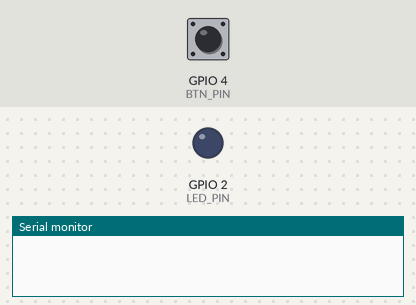
A sketch run on a simulated ESP32. On the bench: output pins drawn as LEDs (lit = HIGH), the last lines printed to the serial monitor. The test bench sets the inputs (shaded band); at power-on: GPIO 4 (BTN_PIN) HIGH.

Above: at 1.2 s.
1.3 s: GPIO 4 (BTN_PIN) pulled LOW for 0.15 s
At 2.5 s:
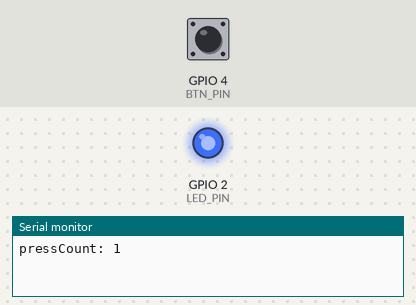
2.9 s: GPIO 4 (BTN_PIN) pulled LOW for 1 s
At 4.0 s:
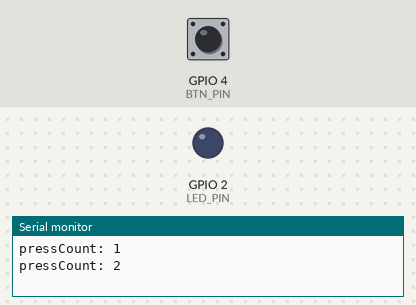
5.4 s: GPIO 4 (BTN_PIN) pulled LOW for 3.2 s
At 5.8 s:
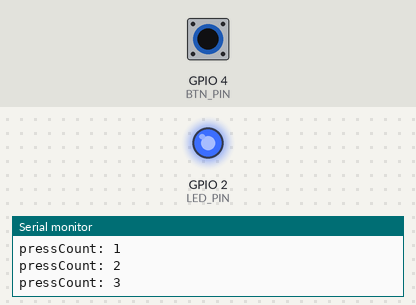
Timing chart, 0 to 8.4 s (numbered marks = the images above; inputs shaded):
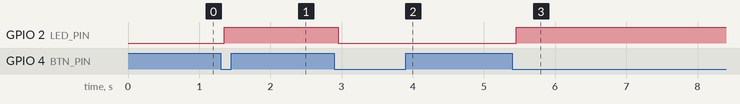

Measured:
- after the input at 1.3 s, GPIO 2 (LED_PIN): LOW → HIGH after 0.05 s
- after the input at 2.9 s, GPIO 2 (LED_PIN): HIGH → LOW after 0.05 s
- after the input at 5.4 s, GPIO 2 (LED_PIN): LOW → HIGH after 0.05 s

The sketch:

sketch.ino
```cpp
//IDLE  没有任何动作 且ButtonState是HIGH
//DEBOUNCING   reading是LOW  但是不确定
//PRESSED 按钮确定被按下了
//IDLE --> 等待按下 --> 按下后记录当前的lastDebounceTime --> DEBOUNCING --> 检查是否是稳定按下了
//--> 如果reading是HIGH,就是抖动 不用管  如果是LOW且超过50ms就是确定被按下 LED状态产生变化 --> PRESSED
// --> 等待被松开 当检测到如果reading是HIGH 就恢复IDLE
enum ButtonState{
  IDLE,
  DEBOUNCING,
  PRESSED
};

ButtonState btnState = IDLE;
ButtonState lastPrintedState = IDLE;
unsigned long lastDebounceTime = 0;
const unsigned long DEBOUNCE_DELAY = 50;

const int LED_PIN = 2;
const int BTN_PIN = 4;

bool ledState = false;
int pressCount = 0;


void setup(){
  pinMode(LED_PIN, OUTPUT);
  pinMode(BTN_PIN, INPUT_PULLUP);
  Serial.begin(115200);

}
 void loop(){

  int reading = digitalRead(BTN_PIN);

  switch(btnState){
    case IDLE:
    if(reading == LOW){
      lastDebounceTime = millis();
      btnState = DEBOUNCING;
    }

    break;
    case DEBOUNCING:
    if(reading == HIGH){
      btnState = IDLE;
    }else if(millis() - lastDebounceTime > DEBOUNCE_DELAY){
      ledState =!ledState;
      digitalWrite(LED_PIN,ledState ? HIGH:LOW);
      btnState = PRESSED;
     pressCount ++;
    Serial.print("pressCount: ");
    Serial.println(pressCount);
    }
    // if(millis() - lastDebounceTime > DEBOUNCE_DELAY){
    //   ledState =!ledState;
    //   digitalWrite(LED_PIN,ledState);
    //   btnState = PRESSED;
    // }else if(reading == HIGH){
    //   btnState = IDLE;
    // }

    break;
    case PRESSED:
    if(reading == HIGH){
      btnState = IDLE;
    }

    break;
  }

 }
```
